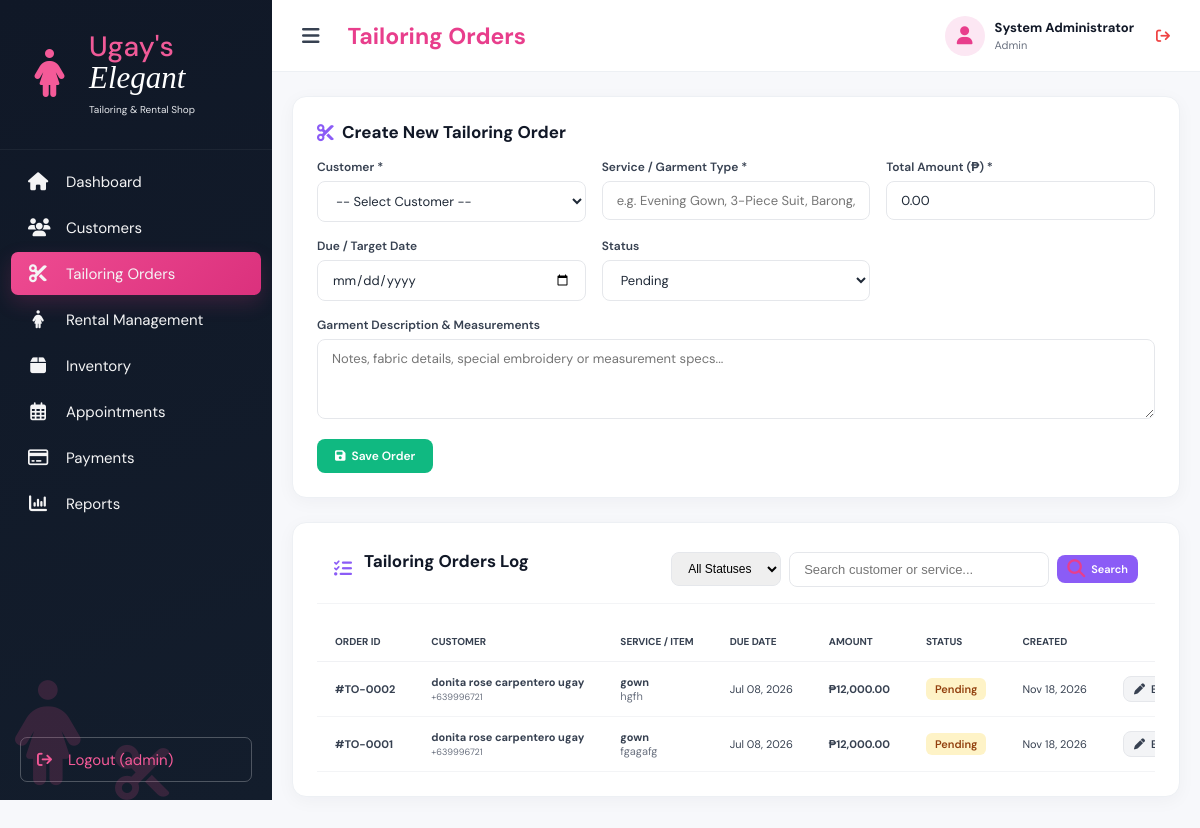
Screenshot of /orders.php (signed in) with the database file from the repository.
### tables this page shows
CREATE TABLE `tailoring_orders` (
  `order_id` int(11) NOT NULL AUTO_INCREMENT,
  `customer_id` int(11) NOT NULL,
  `service_type` varchar(100) NOT NULL,
  `description` text DEFAULT NULL,
  `total_amount` decimal(10,2) NOT NULL DEFAULT 0.00,
  `status` enum('Pending','In Progress','Ready','Completed','Cancelled') NOT NULL DEFAULT 'Pending',
  `due_date` date DEFAULT NULL,
  `created_at` timestamp NOT NULL DEFAULT current_timestamp(),
  PRIMARY KEY (`order_id`),
  KEY `customer_id` (`customer_id`),
  CONSTRAINT `tailoring_orders_ibfk_1` FOREIGN KEY (`customer_id`) REFERENCES `customers` (`customer_id`) ON DELETE CASCADE
);

CREATE TABLE `customers` (
  `customer_id` int(11) NOT NULL AUTO_INCREMENT,
  `customer_name` varchar(100) NOT NULL,
  `phone` varchar(30) NOT NULL,
  `email` varchar(100) DEFAULT NULL,
  `address` varchar(255) DEFAULT NULL,
  `created_at` timestamp NOT NULL DEFAULT current_timestamp(),
  PRIMARY KEY (`customer_id`)
);

### orders.php (the view, shortened to what this page needs)
<?php
require_once "config/database.php";
$edit_order = null;
$search = trim($_GET['search'] ?? "");
$sql = "
    SELECT t.*, c.customer_name, c.phone
    FROM tailoring_orders t
    JOIN customers c ON t.customer_id = c.customer_id
    WHERE 1=1
";
$params = [];
$types = "";
$sql .= " ORDER BY t.order_id DESC";
if (!empty($params)) {
    $stmt = $conn->prepare($sql);
    $stmt->bind_param($types, ...$params);
    $stmt->execute();
    $orders = $stmt->get_result();
} else {
    $orders = $conn->query($sql);
}
include __DIR__ . '/includes/header.php';
?>
<div class="panel">
    <h2>
        <i class="fa-solid <?= $edit_order ? 'fa-pen-to-square' : 'fa-scissors' ?>" style="color: #8b5cf6;"></i>
        <?= $edit_order ? "Edit Tailoring Order #TO-" . str_pad($edit_order['order_id'], 4, '0', STR_PAD_LEFT) : "Create New Tailoring Order" ?>
    </h2>
    <form method="POST" action="orders.php">
        <div class="form-grid">
            <div class="form-group">
                <label>Customer *</label>
                <select name="customer_id" required>
                    <option value="">-- Select Customer --</option>
                </select>
            </div>
            <div class="form-group">
                <label>Service / Garment Type *</label>
                <input type="text" name="service_type" required value="<?= $edit_order ? htmlspecialchars($edit_order['service_type']) : '' ?>" placeholder="e.g. Evening Gown, 3-Piece Suit, Barong, Alteration">
            </div>
            <div class="form-group">
                <label>Total Amount (₱) *</label>
                <input type="number" step="0.01" min="0" name="total_amount" required value="<?= $edit_order ? htmlspecialchars($edit_order['total_amount']) : '0.00' ?>">
            </div>
            <div class="form-group">
                <label>Due / Target Date</label>
                <input type="date" name="due_date" value="<?= $edit_order ? htmlspecialchars($edit_order['due_date'] ?? '') : '' ?>">
            </div>
            <div class="form-group">
                <label>Status</label>
                <select name="status">
                    <?php
                    $statuses = ['Pending', 'In Progress', 'Ready', 'Completed', 'Cancelled'];
                    foreach ($statuses as $st) {
                        $sel = ($edit_order && $edit_order['status'] === $st) ? 'selected' : '';
                        echo "<option value='{$st}' {$sel}>{$st}</option>";
                    }
                    ?>
                </select>
            </div>
            <div class="form-group full">
                <label>Garment Description & Measurements</label>
                <textarea name="description" placeholder="Notes, fabric details, special embroidery or measurement specs..."><?= $edit_order ? htmlspecialchars($edit_order['description'] ?? '') : '' ?></textarea>
            </div>
        </div>
        <div class="actions">
            <button type="submit" class="btn btn-success">
                <i class="fa-solid fa-floppy-disk"></i>
                <?= $edit_order ? "Update Order" : "Save Order" ?>
            </button>
        </div>
    </form>
</div>
<div class="panel">
    <div class="panel-header">
        <div>
            <i class="fa-solid fa-list-check" style="color: #8b5cf6;"></i>
            <h2>Tailoring Orders Log</h2>
        </div>
        <div class="filter-bar" style="margin-bottom:0;">
            <form method="GET" action="orders.php" class="search-form">
                <select name="status" onchange="this.form.submit()" style="padding: 8px 12px; border-radius: 8px; border: 1.5px solid #e5e7eb; font-size: 12px;">
                    <option value="">All Statuses</option>
                </select>
                <input type="text" name="search" placeholder="Search customer or service..." value="<?= htmlspecialchars($search) ?>">
                <button type="submit" class="btn btn-primary btn-sm"><i class="fa-solid fa-magnifying-glass"></i> Search</button>
            </form>
        </div>
    </div>
    <div class="table-container">
        <table>
            <thead>
                <tr>
                    <th>ORDER ID</th>
                    <th>CUSTOMER</th>
                    <th>SERVICE / ITEM</th>
                    <th>DUE DATE</th>
                    <th>AMOUNT</th>
                    <th>STATUS</th>
                    <th>CREATED</th>
                    <th style="text-align: right;">ACTIONS</th>
                </tr>
            </thead>
            <tbody>
                <?php if ($orders && $orders->num_rows > 0): ?>
                    <?php while ($o = $orders->fetch_assoc()): ?>
                        <?php
                        $badge = 'badge-pending';
                        ?>
                        <tr>
                            <td><strong>#TO-<?= str_pad($o['order_id'], 4, '0', STR_PAD_LEFT) ?></strong></td>
                            <td>
                                <strong><?= htmlspecialchars($o['customer_name']) ?></strong><br>
                                <small style="color: #6b7280;"><?= htmlspecialchars($o['phone'] ?: 'No Phone') ?></small>
                            </td>
                            <td>
                                <strong><?= htmlspecialchars($o['service_type']) ?></strong>
                                <?php if (!empty($o['description'])): ?>
                                    <div style="font-size: 11px; color: #6b7280; max-width: 250px; white-space: normal;"><?= htmlspecialchars($o['description']) ?></div>
                                <?php endif; ?>
                            </td>
                            <td><?= $o['due_date'] ? date('M d, Y', strtotime($o['due_date'])) : '—' ?></td>
                            <td><strong>₱<?= number_format($o['total_amount'], 2) ?></strong></td>
                            <td><span class="badge <?= $badge ?>"><?= htmlspecialchars($o['status']) ?></span></td>
                            <td><?= date('M d, Y', strtotime($o['created_at'])) ?></td>
                            <td style="text-align: right;">
                                <a href="orders.php?edit=<?= $o['order_id'] ?>" class="btn btn-sm btn-secondary" title="Edit">
                                    <i class="fa-solid fa-pen"></i> Edit
                                </a>
                            </td>
                        </tr>
                    <?php endwhile; ?>
                <?php endif; ?>
            </tbody>
        </table>
    </div>
</div>
<?php include __DIR__ . '/includes/footer.php'; ?>

### assets/css/dashboard.css (style rules this page uses)
* { margin: 0; padding: 0; box-sizing: border-box; }
:root { --navy: #111827; --navy-light: #1c2535; --pink: #e83e8c; --pink-light: #fce7f3; --purple: #8b5cf6; --purple-light: #f1eaff; --teal: #14b8a6; --teal-light: #e0f7f4; --orange: #f59e0b; --orange-light: #fff4dc; --green: #22c55e; --green-light: #e9f9ef; --blue: #3b82f6; --blue-light: #e8f1ff; --text: #111827; --muted: #6b7280; --border: #edf0f4; --background: #f7f8fb; }
body { font-family: "DM Sans", sans-serif; background: var(--background); color: var(--text); }
a { text-decoration: none; color: inherit; }
button { font-family: inherit; }
.panel { background: white; border: 1px solid var(--border); border-radius: 10px; box-shadow: 0 3px 15px rgba(15,23,42,0.025); overflow: hidden; }
.panel-header { min-height: 57px; padding: 0 17px; border-bottom: 1px solid #f0f1f4; display: flex; align-items: center; justify-content: space-between; }
.panel-header > div { display: flex; align-items: center; gap: 12px; }
.panel-header i { color: var(--pink); font-size: 18px; }
.panel-header h2 { font-size: 15px; font-weight: 700; }
.table-container { overflow-x: auto; }
table { width: 100%; border-collapse: collapse; white-space: nowrap; }
thead th { color: #374151; font-size: 10px; font-weight: 700; text-align: left; padding: 13px 18px; border-bottom: 1px solid #f0f1f4; }
tbody td { padding: 13px 18px; font-size: 11px; color: #374151; border-bottom: 1px solid #f3f4f6; }

### assets/css/style.css (style rules this page uses)
.panel { background: #ffffff; border-radius: 14px; padding: 24px; box-shadow: 0 4px 18px rgba(17, 24, 39, 0.04); border: 1px solid #edf0f4; margin-bottom: 24px; }
.panel h2, .panel-header h2 { font-size: 17px; font-weight: 700; color: #111827; margin-bottom: 16px; display: flex; align-items: center; gap: 8px; }
.panel-header { display: flex; justify-content: space-between; align-items: center; margin-bottom: 18px; padding-bottom: 12px; border-bottom: 1px solid #f3f4f6; }
.form-grid { display: grid; grid-template-columns: repeat(auto-fit, minmax(260px, 1fr)); gap: 16px; margin-bottom: 20px; }
.form-group { display: flex; flex-direction: column; gap: 6px; }
.form-group.full { grid-column: 1 / -1; }
.form-group label { font-size: 12px; font-weight: 600; color: #374151; }
.form-group input, .form-group select, .form-group textarea { padding: 10px 14px; border: 1.5px solid #e5e7eb; border-radius: 8px; font-family: inherit; font-size: 13px; color: #1f2937; background: #fff; transition: all 0.2s ease; }
.form-group textarea { min-height: 80px; resize: vertical; }
.btn { display: inline-flex; align-items: center; justify-content: center; gap: 6px; padding: 9px 18px; font-size: 12px; font-weight: 600; border-radius: 8px; border: none; cursor: pointer; text-decoration: none; transition: all 0.2s; }
.btn-sm { padding: 5px 10px; font-size: 11px; }
.btn-primary { background: #8b5cf6; color: #ffffff; }
.btn-success { background: #10b981; color: #ffffff; }
.btn-secondary { background: #f3f4f6; color: #374151; border: 1px solid #e5e7eb; }
.actions { display: flex; gap: 10px; align-items: center; margin-top: 10px; }
.filter-bar { display: flex; justify-content: space-between; align-items: center; gap: 12px; flex-wrap: wrap; margin-bottom: 18px; }
.search-form { display: flex; gap: 8px; align-items: center; }
.search-form input { padding: 9px 14px; border: 1.5px solid #e5e7eb; border-radius: 8px; font-size: 13px; width: 260px; }
.badge { display: inline-block; padding: 4px 9px; border-radius: 6px; font-size: 11px; font-weight: 600; }
.badge-pending { background: #fef3c7; color: #92400e; }

### rows the page displays
tailoring_orders: order_id "0002", customer.customer_name "donita rose carpentero ugay", customer.phone "+639996721", service_type "gown", description "hgfh", due_date "Jul 08, 2026", total_amount "12,000.00", status "Pending", created_at "Nov 18, 2026"
tailoring_orders: order_id "0001", customer.customer_name "donita rose carpentero ugay", customer.phone "+639996721", service_type "gown", description "fgagafg", due_date "Jul 08, 2026", total_amount "12,000.00", status "Pending", created_at "Nov 18, 2026"

### other values shown
$_SESSION['username'] "admin"
$page_title "Tailoring Orders"
$user_display_name "System Administrator"
$user_role "Admin"
form field status "Pending"
